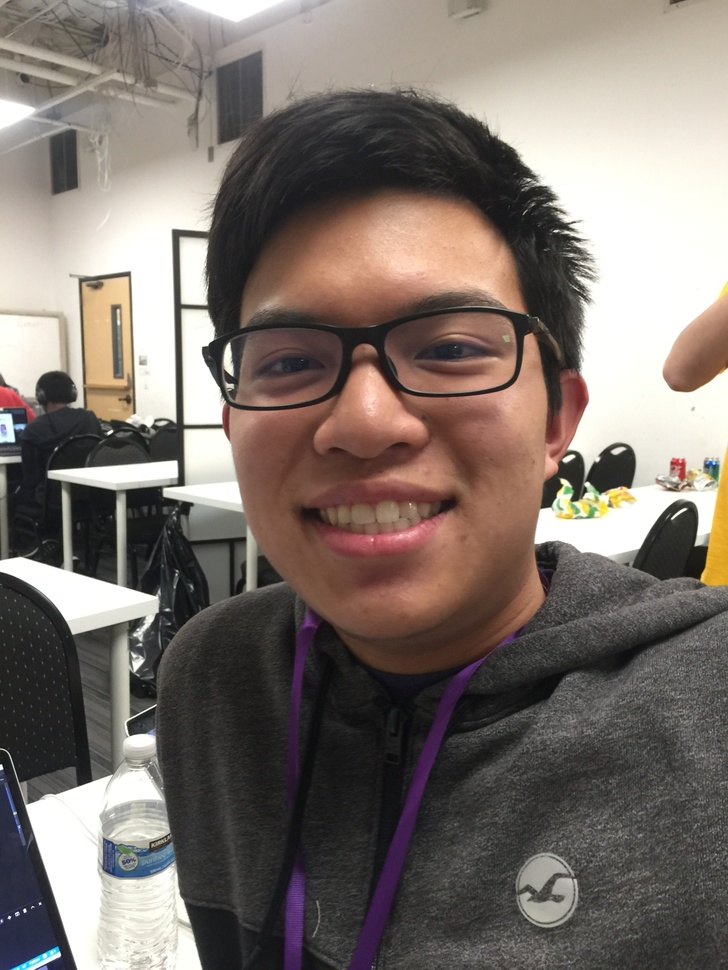
#> input picture Adjusted.JPG, 728 x 970 px, shrunk from 1921 x 2561 before the run
$ python -i Image.py   (imports and definitions only)
#> lines starting #> are read from the running program, lines starting #| are printed output that depends on the picture
#> in __init__, self.image is the input picture: shape (970, 728, 3); mean B, G, R 108.2, 114.6, 124.6
import cv2 as cv2


class Image:

    def getFace(self, cv2_img):
        face_cascade = cv2.CascadeClassifier(
            'haarcascade_frontalface_default.xml')
        gray = cv2.cvtColor(cv2_img, cv2.COLOR_BGR2GRAY)  # grayscale
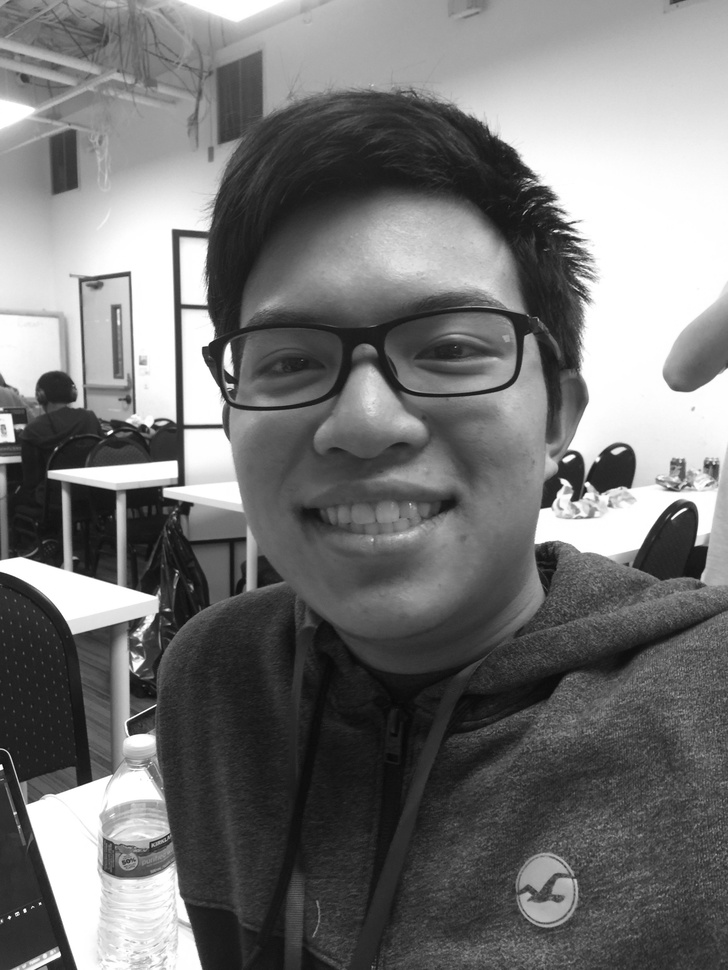
#> gray: shape (970, 728); min 8, max 255, mean 116.9
        faces = face_cascade.detectMultiScale(gray, 1.3, 5)
#> faces = [[161, 188, 415, 415]]

        for (x, y, w, h) in faces:  # assume that only one face is detected
            return (x, y, w, h)
#> this loop made 1 pass

    def getMidpoint(self):  # midpoint of face
        Rectangle = self.Rectangle
        x = Rectangle[0]
        y = Rectangle[1]
        w = Rectangle[2]
        h = Rectangle[3]
        return x + w / 2, y + h / 2

    def getArea(self):  # area of face
        Rectangle = self.Rectangle
        w = Rectangle[2]
        h = Rectangle[3]
        return w * h

    def update(self):
        self.Rectangle = self.getFace(self.image)

    def imgParameters(self):  # width and height of entire image
        height, width = self.image.shape[:2]
        return width, height

    def setImage(self, cv2_img):
        self.image = cv2_img

    def showImage(self):
        cv2.imshow('image', self.image)
        cv2.waitKey(0)
        cv2.destroyAllWindows()

    def saveImage(self, save_path):
        cv2.imwrite(save_path, self.image)

    def __init__(self, filename):
        self.fileName = filename
        self.image = cv2.imread(filename)
        self.Rectangle = self.getFace(self.image)
#> self.Rectangle = (161, 188, 415, 415)

>>> result = Image('Adjusted.JPG').update()
#> the loop in getFace, `for (x, y, w, h) in faces:` made 1 pass

$ run again, on Luo.JPG
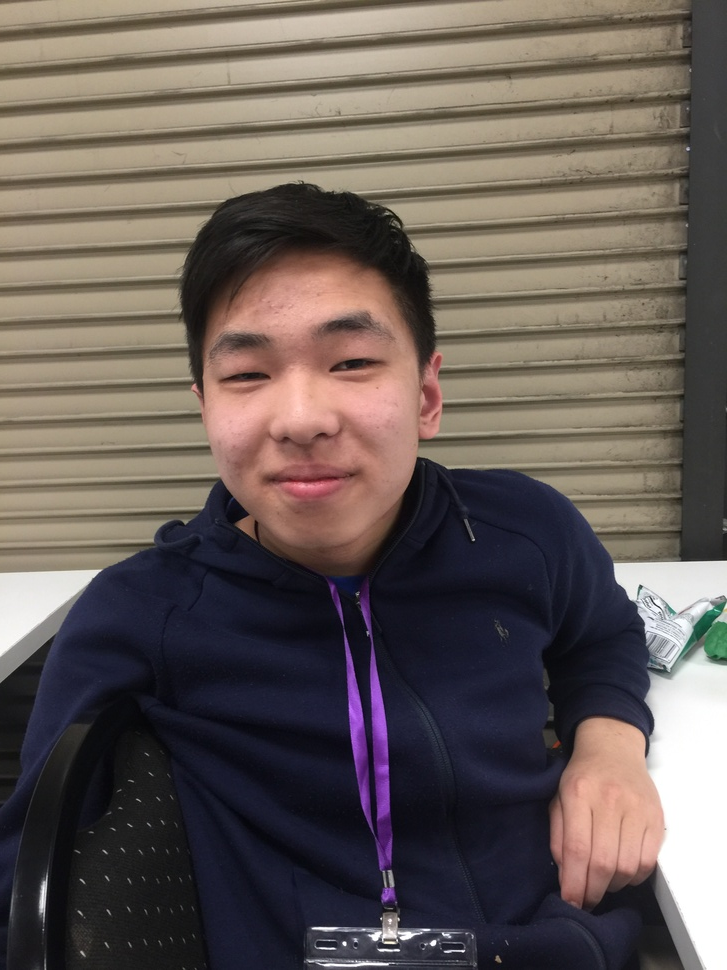
#> input picture Luo.JPG, 727 x 970 px, shrunk from 2448 x 3264 before the run
#> in __init__, self.image is the input picture: shape (970, 727, 3); mean B, G, R 87.2, 91.6, 102
#> in getFace, `gray = cv2.cvtColor(cv2_img, cv2.COLOR_BGR2GRAY)`:
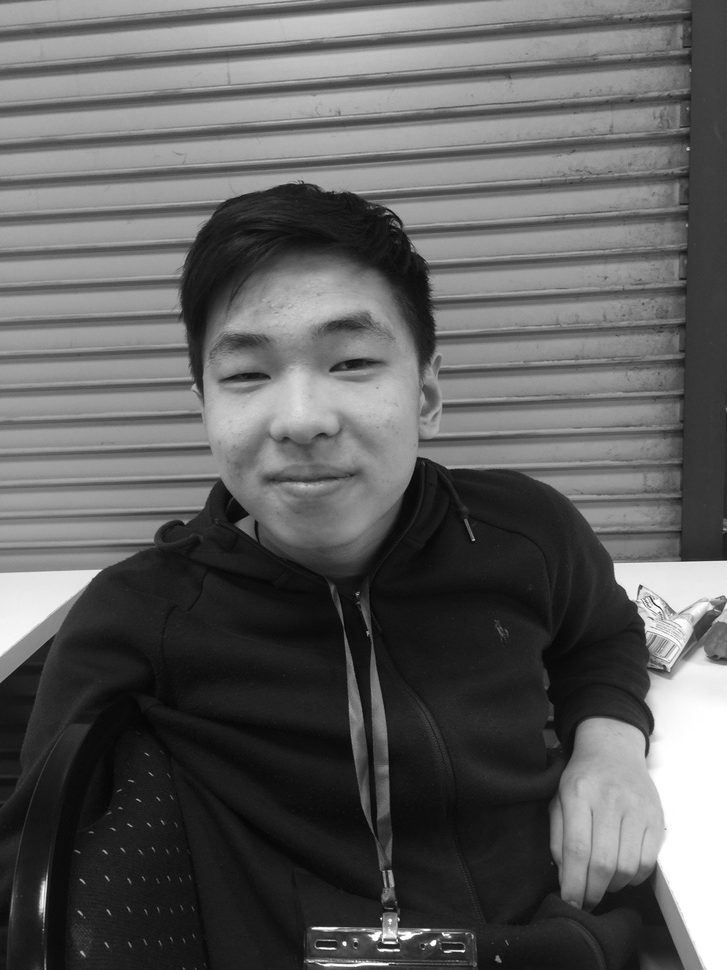
#> gray: shape (970, 727); min 5, max 255, mean 94.2
#> faces = [[157, 248, 295, 295]]
#> the loop in getFace, `for (x, y, w, h) in faces:` made 1 pass
#> self.Rectangle = (157, 248, 295, 295)

$ run again, on MateoTilted.jpg
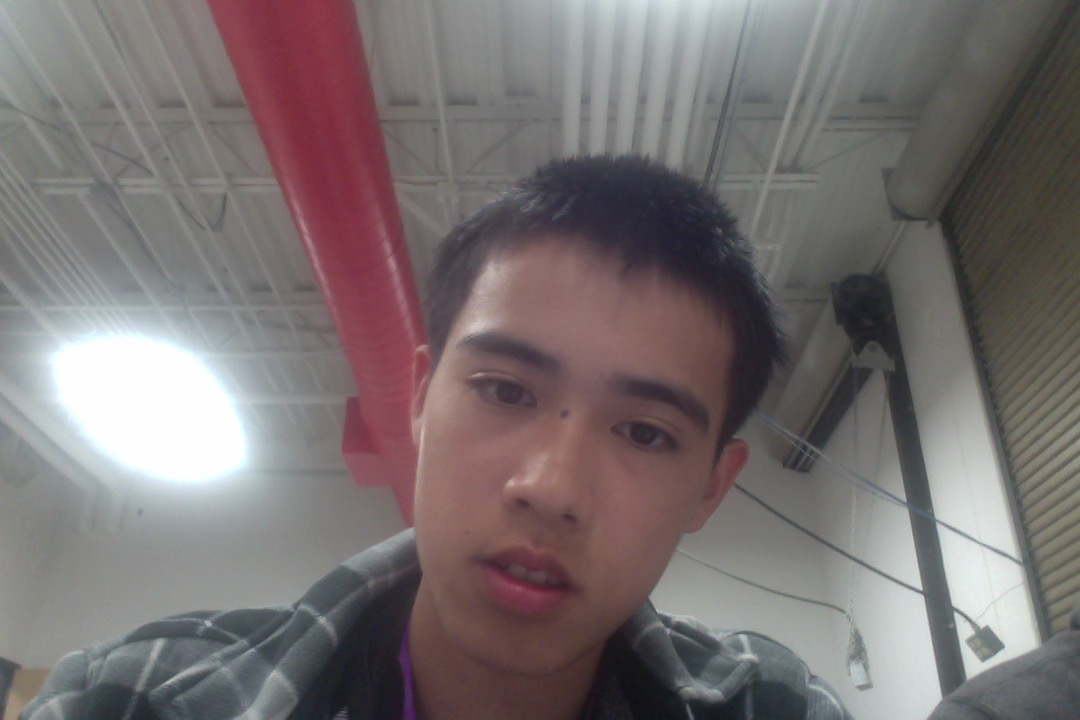
#> input picture MateoTilted.jpg, 1080 x 720 px
#> in __init__, self.image is the input picture: shape (720, 1080, 3); mean B, G, R 112.5, 112.1, 120.3
#> in getFace, `gray = cv2.cvtColor(cv2_img, cv2.COLOR_BGR2GRAY)`:
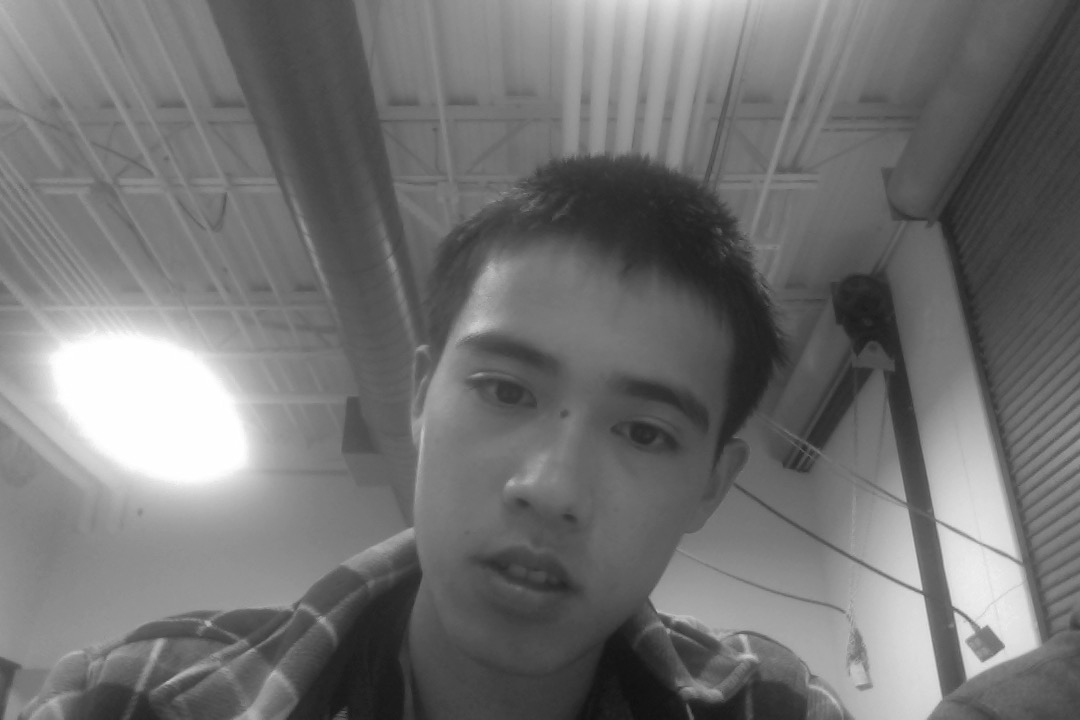
#> gray: shape (720, 1080); min 16, max 255, mean 114.6
#> faces = ()

$ run again, on Tony.JPG
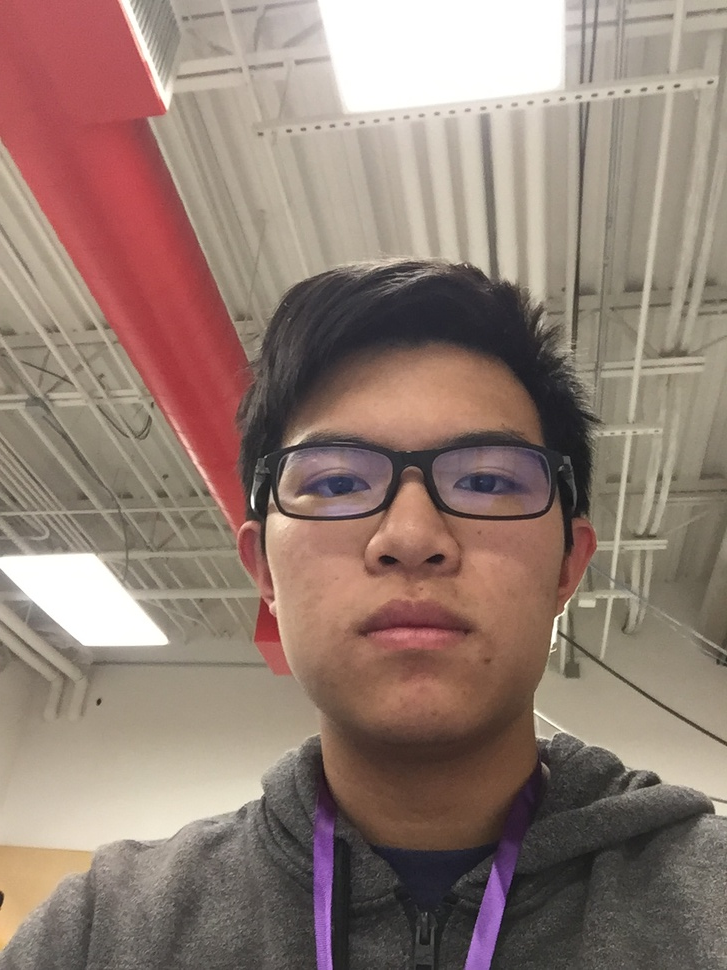
#> input picture Tony.JPG, 727 x 970 px, shrunk from 960 x 1280 before the run
#> in __init__, self.image is the input picture: shape (970, 727, 3); mean B, G, R 115.5, 125.5, 146.3
#> in getFace, `gray = cv2.cvtColor(cv2_img, cv2.COLOR_BGR2GRAY)`:
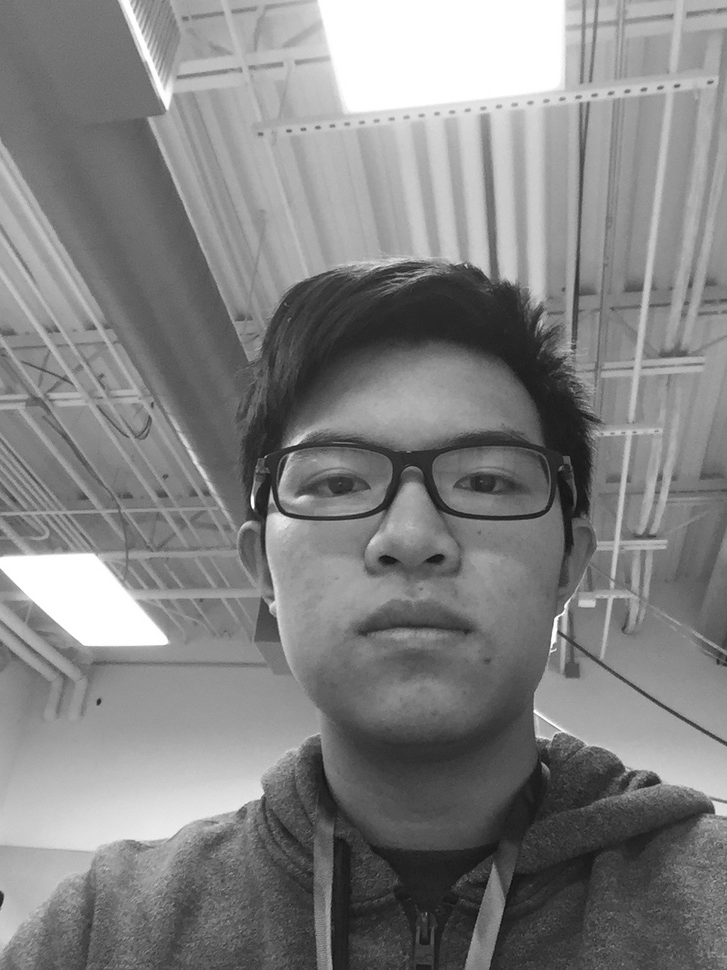
#> gray: shape (970, 727); min 14, max 255, mean 130.6
#> faces = [[230, 335, 373, 373]]
#> the loop in getFace, `for (x, y, w, h) in faces:` made 1 pass
#> self.Rectangle = (230, 335, 373, 373)
